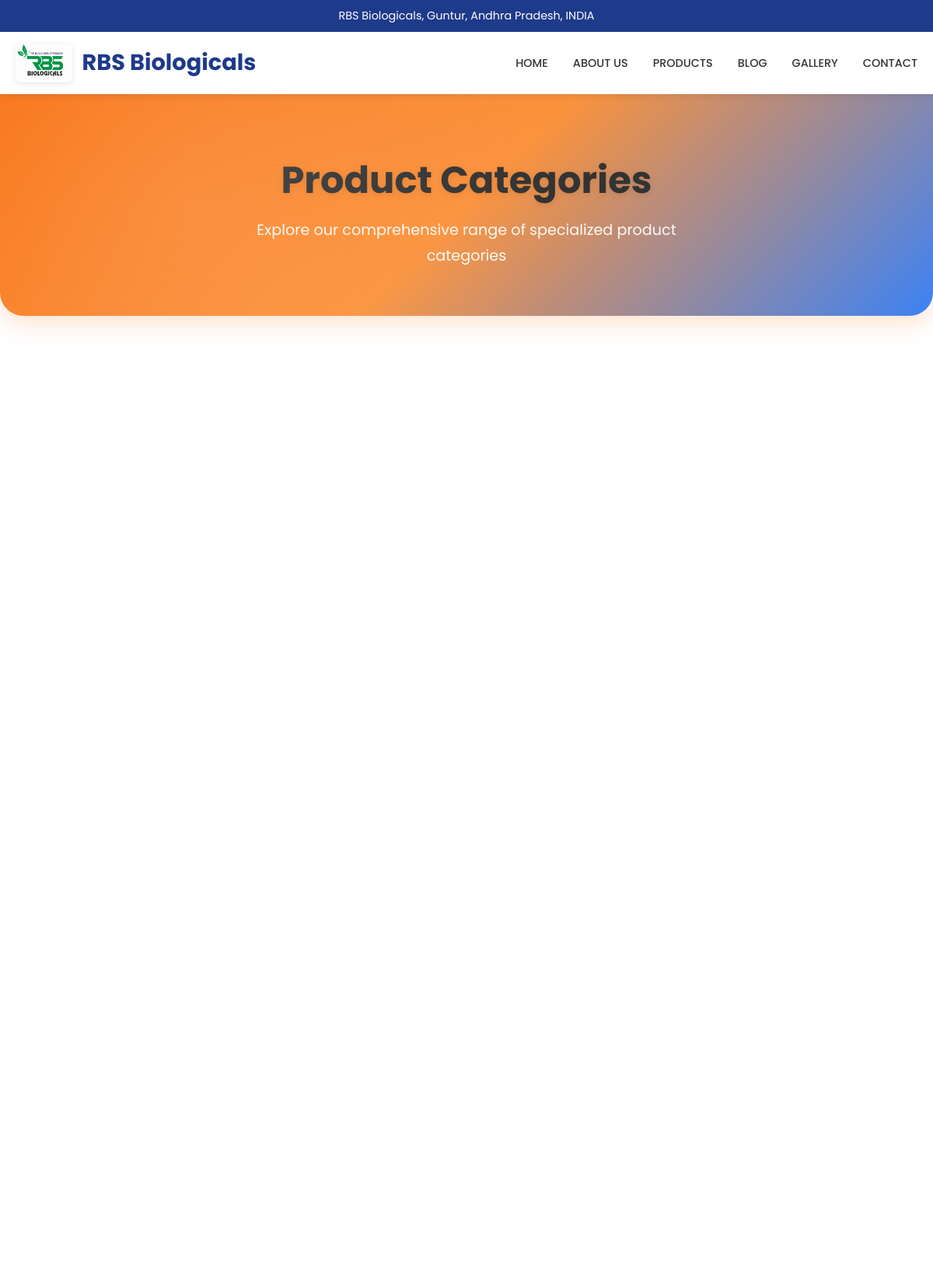
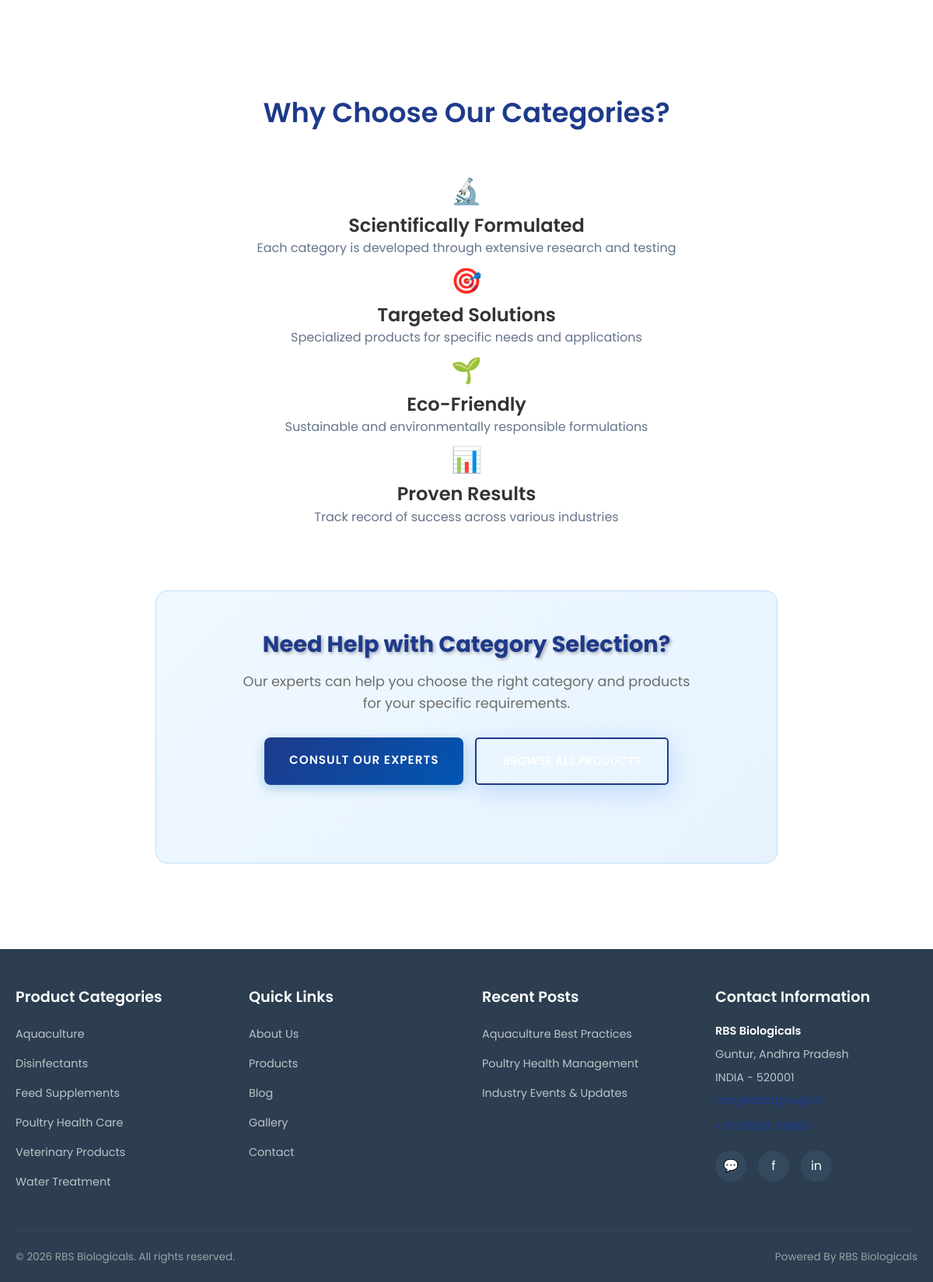
/categories.php, run on the app's committed database (2 pictures, top to bottom).
### tables this page shows
CREATE TABLE IF NOT EXISTS `categories` (
    `id` int(11) NOT NULL AUTO_INCREMENT,
    `name` varchar(100) NOT NULL,
    `description` text DEFAULT NULL,
    `icon` varchar(50) DEFAULT NULL,
    `image_url` varchar(255) DEFAULT NULL,
    `status` enum('active','inactive') DEFAULT 'active',
    `created_at` timestamp NOT NULL DEFAULT current_timestamp(),
    `updated_at` timestamp NOT NULL DEFAULT current_timestamp() ON UPDATE current_timestamp(),
    PRIMARY KEY (`id`)
);

### categories.php (the view, shortened to what this page needs)
<?php
require_once 'config.php';
?>
<!DOCTYPE html>
<html lang="en-US">
<head>
    <link rel="stylesheet" href="styles.css">
</head>
<body>
    <div class="app">
        <?php renderHeader('categories'); ?>
        <main class="main-content">
            <div class="page-header">
                <div class="container">
                    <h1>Product Categories</h1>
                    <p class="page-subtitle">Explore our comprehensive range of specialized product categories</p>
                </div>
            </div>
            <div class="container">
                <div class="categories-grid">
                </div>
                <section class="category-features">
                    <h2>Why Choose Our Categories?</h2>
                    <div class="features-grid">
                        <div class="feature-item">
                            <div class="feature-icon">🔬</div>
                            <h3>Scientifically Formulated</h3>
                            <p>Each category is developed through extensive research and testing</p>
                        </div>
                        <div class="feature-item">
                            <div class="feature-icon">🎯</div>
                            <h3>Targeted Solutions</h3>
                            <p>Specialized products for specific needs and applications</p>
                        </div>
                        <div class="feature-item">
                            <div class="feature-icon">🌱</div>
                            <h3>Eco-Friendly</h3>
                            <p>Sustainable and environmentally responsible formulations</p>
                        </div>
                        <div class="feature-item">
                            <div class="feature-icon">📊</div>
                            <h3>Proven Results</h3>
                            <p>Track record of success across various industries</p>
                        </div>
                    </div>
                </section>
                <section class="contact-cta">
                    <div class="cta-content">
                        <h2>Need Help with Category Selection?</h2>
                        <p>Our experts can help you choose the right category and products for your specific requirements.</p>
                        <div class="cta-buttons">
                            <a href="contact.php" class="btn btn-primary">Consult Our Experts</a>
                            <a href="products.php" class="btn btn-secondary">Browse All Products</a>
                        </div>
                    </div>
                </section>
            </div>
        </main>
        <?php renderFooter(); ?>
    </div>
</body>
</html>

### config.php (shortened to what this page needs)
<?php
$company_info = [
    'name' => 'RBS Biologicals',
    'full_name' => 'Advance Aqua Biotechnologies India Private Limited',
    'tagline' => 'Manufacturers & Exporters of Aquaculture, Poultry and Veterinary Health Care Products',
    'address' => 'RBS Biologicals, Guntur, Andhra Pradesh, INDIA',
    'email' => 'info@aabtgroup.in',
    'phone' => '+91 99999 99999',
    'years_in_business' => 24,
    'export_countries' => 50,
    'certifications' => ['ISO 9001:2015', 'GMP', 'IEC'],
    'awards' => ['Government of India Excellence in Export Award 2023', 'Government of India Excellence in Export Award 2021']
];
function renderHeader($current_page = 'home') {
    global $company_info;
    ?>
    <header class="header">
        <div class="top-bar">
            <div class="container">
                <p class="registration-address"><?php echo htmlspecialchars($company_info['address']); ?></p>
            </div>
        </div>
        <nav class="main-nav">
            <div class="container">
                <div class="nav-content">
                    <a href="index.php" class="logo">
                        <img src="images/logo.PNG" alt="RBS Biologicals Logo" class="logo-img">
                        <h1><?php echo htmlspecialchars($company_info['name']); ?></h1>
                    </a>
                    <ul class="nav-menu" id="navMenu">
                        <li><a href="index.php" class="<?php echo $current_page === 'home' ? 'active' : ''; ?>">HOME</a></li>
                        <li><a href="about.php" class="<?php echo $current_page === 'about' ? 'active' : ''; ?>">ABOUT US</a></li>
                        <li><a href="products.php" class="<?php echo $current_page === 'products' ? 'active' : ''; ?>">PRODUCTS</a></li>
                        <li><a href="blog.php" class="<?php echo $current_page === 'blog' ? 'active' : ''; ?>">BLOG</a></li>
                        <li><a href="gallery.php" class="<?php echo $current_page === 'gallery' ? 'active' : ''; ?>">GALLERY</a></li>
                        <li><a href="contact.php" class="<?php echo $current_page === 'contact' ? 'active' : ''; ?>">CONTACT</a></li>
                    </ul>
                </div>
            </div>
        </nav>
    </header>
    <?php
}
function renderFooter() {
    global $company_info;
    ?>
    <footer class="footer">
        <div class="container">
            <div class="footer-content">
                <div class="footer-section">
                    <h3>Product Categories</h3>
                    <ul class="footer-links">
                        <?php
                        global $pdo;
                        $footer_categories = [];
                        $db_conn = $pdo;
                        if (isset($db_conn)) {
                            try {
                                $stmt = $db_conn->prepare("SELECT name FROM categories WHERE status = 'active' ORDER BY name ASC LIMIT 6");
                                $stmt->execute();
                                $footer_categories = $stmt->fetchAll(PDO::FETCH_ASSOC);
                            } catch (PDOException $e) {  }
                        }
                        if (!empty($footer_categories)) {
                            foreach ($footer_categories as $cat) {
                                echo '<li><a href="products.php?category=' . urlencode($cat['name']) . '">' . htmlspecialchars($cat['name']) . '</a></li>';
                            }
                        } else {
                            echo '<li><a href="products.php">All Products</a></li>';
                        }
                        ?>
                    </ul>
                </div>
                <div class="footer-section">
                    <h3>Quick Links</h3>
                    <ul class="footer-links">
                        <li><a href="about.php">About Us</a></li>
                        <li><a href="products.php">Products</a></li>
                        <li><a href="blog.php">Blog</a></li>
                        <li><a href="gallery.php">Gallery</a></li>
                        <li><a href="contact.php">Contact</a></li>
                    </ul>
                </div>
                <div class="footer-section">
                    <h3>Recent Posts</h3>
                    <ul class="footer-links">
                        <li><a href="blog.php#aquaculture">Aquaculture Best Practices</a></li>
                        <li><a href="blog.php#poultry">Poultry Health Management</a></li>
                        <li><a href="blog.php#events">Industry Events & Updates</a></li>
                    </ul>
                </div>
                <div class="footer-section">
                    <h3>Contact Information</h3>
                    <div class="contact-info">
                        <p><strong>RBS Biologicals</strong></p>
                        <p>Guntur, Andhra Pradesh</p>
                        <p>INDIA - 520001</p>
                        <p class="contact-item">
                            <a href="mailto:<?php echo htmlspecialchars($company_info['email']); ?>"><?php echo htmlspecialchars($company_info['email']); ?></a>
                        </p>
                        <p class="contact-item">
                            <a href="tel:<?php echo htmlspecialchars($company_info['phone']); ?>"><?php echo htmlspecialchars($company_info['phone']); ?></a>
                        </p>
                        <div class="social-links">
                            <a href="https://wa.me/919999999999" target="_blank" rel="noopener noreferrer" class="social-link whatsapp">
                                <span>💬</span>
                            </a>
                            <a href="#" class="social-link facebook">
                                <span>f</span>
                            </a>
                            <a href="#" class="social-link linkedin">
                                <span>in</span>
                            </a>
                        </div>
                    </div>
                </div>
            </div>
            <div class="footer-bottom">
                <div class="copyright">
                    <p>&copy; 2026 <?php echo htmlspecialchars($company_info['name']); ?>. All rights reserved.</p>
                </div>
                <div class="credits">
                    <p>Powered By <?php echo htmlspecialchars($company_info['name']); ?></p>
                </div>
            </div>
        </div>
    </footer>
    <?php
}
?>

### data on the page
categories: name "Aquaculture"
categories: name "Disinfectants"
categories: name "Feed Supplements"
categories: name "Poultry Health Care"
categories: name "Veterinary Products"
categories: name "Water Treatment"

### other printed values
$company_info['address'] "RBS Biologicals, Guntur, Andhra Pradesh, INDIA"
$company_info['name'] "RBS Biologicals"
